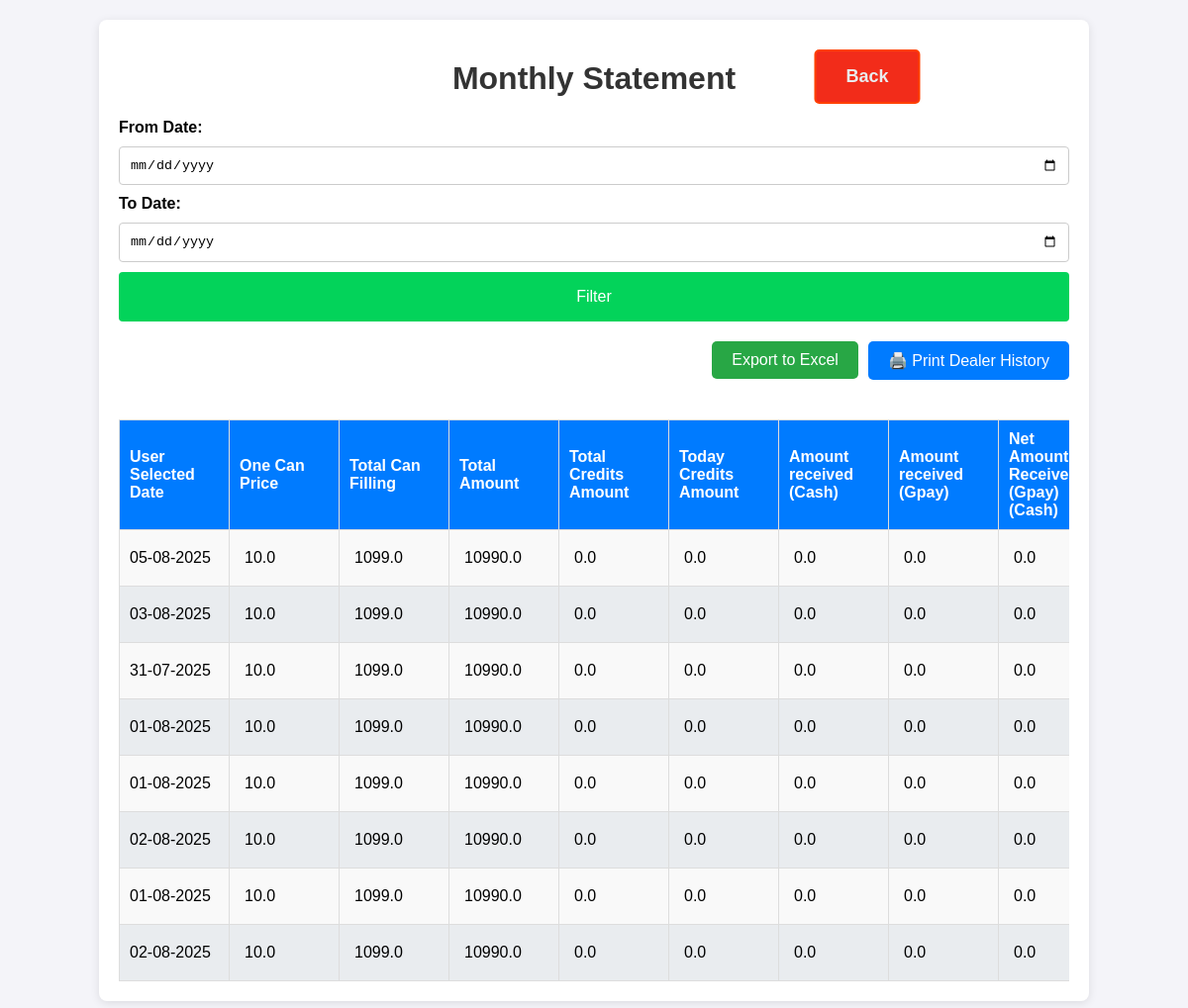
Before: /monthly_statement with the older database file.
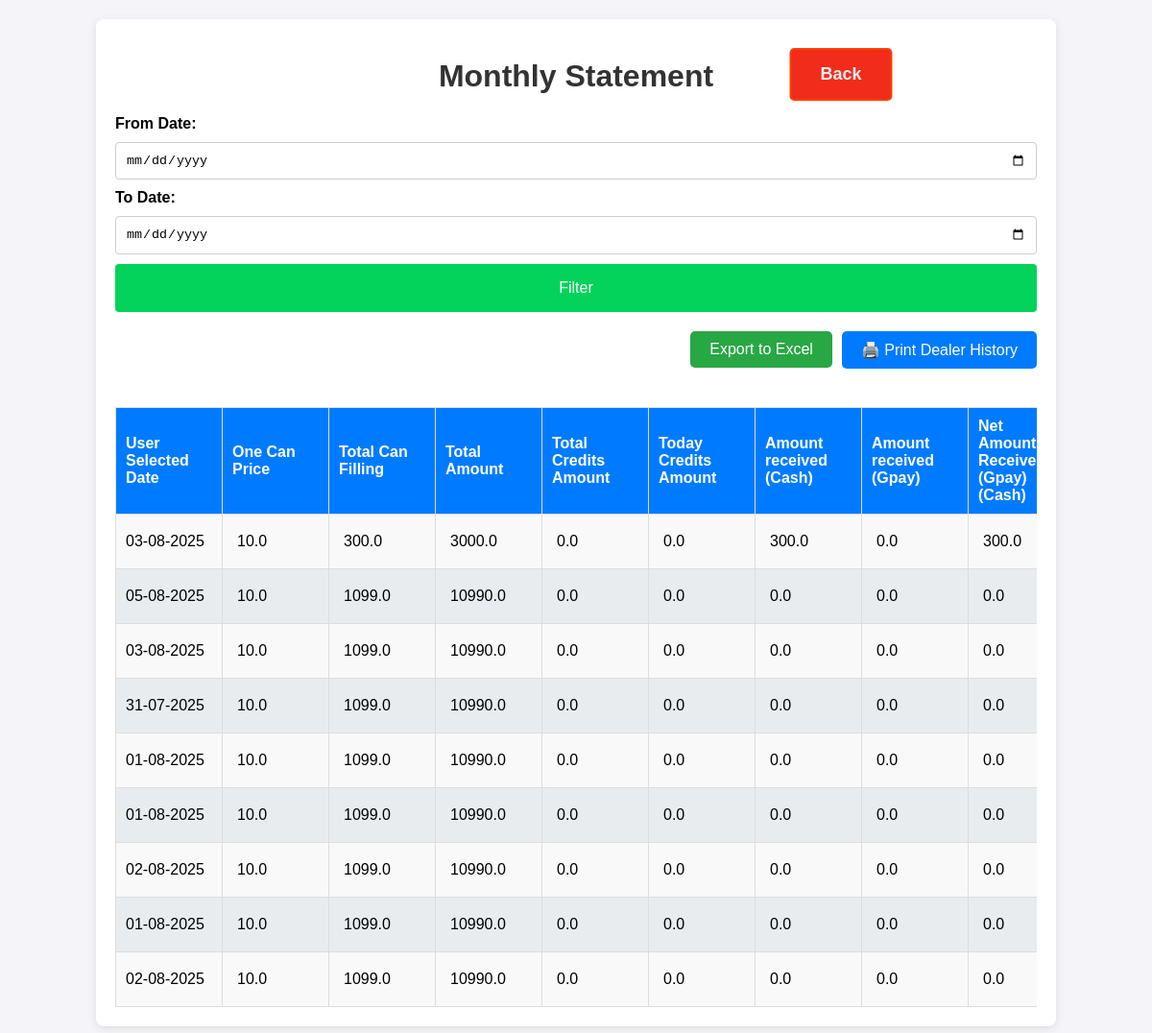
After: the same page with the newer database file.
### app.py (models this page shows, shortened)
class DailyAccounts(db.Model):
    id = db.Column(db.Integer, primary_key=True)
    timestamp = db.Column(db.DateTime, default=datetime.now)
    date = db.Column(db.Date, nullable=False, default=date.today)
    one_can_price = db.Column(db.Float, default=0)
    total_can_filling = db.Column(db.Float, default=0)
    total_amount = db.Column(db.Float, default=0)
    total_credit_amount = db.Column(db.Float, default=0)
    today_credit_amount = db.Column(db.Float, default=0)
    amount_gpay = db.Column(db.Float, default=0)
    amount_cash = db.Column(db.Float, default=0)
    net_recevied_amount = db.Column(db.Float, default=0)
    credit_amount_received_gpay = db.Column(db.Float, default=0)
    credit_amount_received_cash = db.Column(db.Float, default=0)
    net_credit_amount_received = db.Column(db.Float, default=0)
    chit_amount = db.Column(db.Float, default=0)
    diesel = db.Column(db.Float, default=0)
    chit_amount = db.Column(db.Float, default=0)
    diesel = db.Column(db.Float, default=0)
    spares = db.Column(db.Float, default=0)
    pooja_items = db.Column(db.Float, default=0)
    milk_and_others = db.Column(db.Float, default=0)
    salary_advance = db.Column(db.Float, default=0)
    salary = db.Column(db.Float, default=0)
    eb = db.Column(db.Float, default=0)
    service_labour = db.Column(db.Float, default=0)
    stationaries = db.Column(db.Float, default=0)
    sunday_ots = db.Column(db.Float, default=0)
    others_expenses = db.Column(db.Float, default=0)
    notes = db.Column(db.String(100), default=0)
    total_expenses = db.Column(db.Float, default=0)
    net_amount_remaining = db.Column(db.Float, default=0)
    net_cash_remaining = db.Column(db.Float, default=0)
    @property
    def formatted_date(self):
        return self.date.strftime("%d-%m-%Y")  # Format the date

### app.py (the view)
@app.route('/monthly_statement', methods=['GET', 'POST'])
def monthly_statement():
    filtered_data = get_filtered_data_daily_accounts(request)
    date_from = request.args.get('date_from', '')
    date_to = request.args.get('date_to', '')
    return render_template('monthly_statement.html', date_from=date_from, date_to=date_to, statements=filtered_data)

### app.py (called while the page is built)
def get_filtered_data_daily_accounts(request):
    date_from = request.args.get('date_from', '')
    date_to = request.args.get('date_to', '')
    filter_button = request.args.get('filter_button', '')
    query = DailyAccounts.query
    if filter_button:
        if date_from:
            date_from_dt = datetime.strptime(date_from, '%Y-%m-%d')
            query = query.filter(DailyAccounts.date >= date_from_dt-timedelta(days=1))
        if date_to:
            date_to_dt = datetime.strptime(date_to, '%Y-%m-%d')
            query = query.filter(DailyAccounts.date <= date_to_dt)
    else:
        now = datetime.now()
        first_day_of_month = datetime(now.year, now.month, 1)
        query = query.filter(DailyAccounts.date >= first_day_of_month - timedelta(days=1))
        pass
    filtered_data = query.order_by(DailyAccounts.timestamp.desc()).all()
    return filtered_data

### templates/monthly_statement.html (shortened to what the changed rows need)
<!DOCTYPE html>
<html lang="en">
<head>
    <link rel="stylesheet" href="/static/styles.css">
</head>
<body>
    <div class="container history_container dealer_details_data item_management_data monthly_statement">
        <h1>Monthly Statement</h1>
        <div style="overflow-x:auto;overflow-y: hidden; width: 100%;">
            <table class="history_data" >
            <thead>
                <tr>
                    <th>User Selected Date</th>
                    <th>One Can Price</th>
                    <th>Total Can Filling </th>
                    <th>Total Amount</th>
                    <th>Total Credits Amount</th>
                    <th>Today Credits Amount</th>
                    <th>Amount received (Cash)</th>
                    <th>Amount received (Gpay)</th>
                    <th>Net Amount Received (Gpay)(Cash)</th>
                    <th class="action">Actions</th></tr>
            </thead>
            <tbody>
                {% for statement in statements %}
                <tr>
                    <td>
                        <form method="POST" action="{{ url_for('edit_monthly_statement', statement_id=statement.id) }}">
                        <div style="width:90px">
                            {{ statement.formatted_date }}
                        </div>
                    </td>
                    <td>
                            <input class="form-control item-number" type="number" step="0.01" name="one_can_price" value="{{ statement.one_can_price }}" required readonly>
                    </td>
                    <td>
                            <input class="form-control item-number" type="number" step="0.01" name="total_can_filling" value="{{ statement.total_can_filling }}" required readonly>
                    </td>
                    <td>
                            <input class="form-control item-number" type="number" step="0.01" name="total_amount" value="{{ statement.total_amount }}" required readonly>
                    </td>
                    <td>
                            <input class="form-control item-number" type="number" step="0.01" name="total_credit_amount" value="{{ statement.total_credit_amount }}" required readonly>
                    </td>
                    <td>
                            <input class="form-control item-number" type="number" step="0.01" name="today_credit_amount" value="{{ statement.today_credit_amount }}" required readonly>
                    </td>
                    <td>
                            <input class="form-control item-number" type="number" step="0.01" name="amount_gpay" value="{{ statement.amount_cash }}" required readonly>
                    </td>
                    <td>
                            <input class="form-control item-number" type="number" step="0.01" name="amount_cash" value="{{ statement.amount_gpay }}" required readonly>
                    </td>
                    <td>
                            <input class="form-control item-number" type="number" step="0.01" name="net_recevied_amount" value="{{ statement.net_recevied_amount }}" required readonly>
                    </td>
                </tr>
                {% endfor %}
            </tbody>
        </table>
        </div>
    </div>
</body>
</html>

Changed rows visible on the page:
added DailyAccounts: formatted_date "03-08-2025", one_can_price "10.0", total_can_filling "300.0", total_amount "3000.0", total_credit_amount "0.0", today_credit_amount "0.0", amount_gpay "300.0", amount_cash "0.0", net_recevied_amount "300.0"
